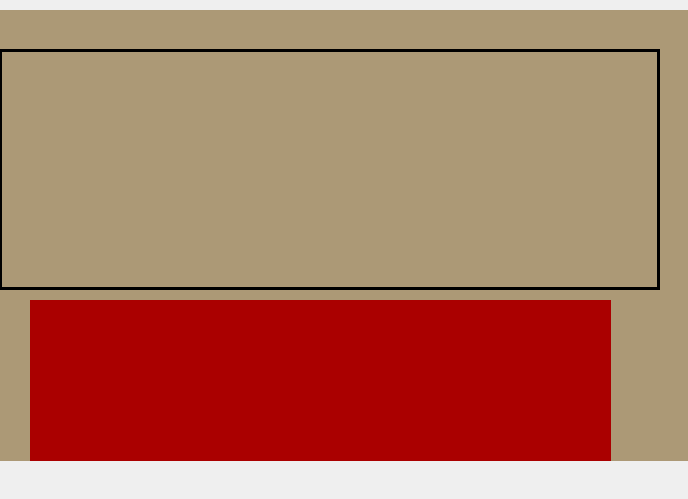
<?xml version="1.0" encoding="UTF-8"?>
<ui version="4.0">
 <class>Statistiques</class>
 <widget class="QWidget" name="Statistiques">
  <property name="geometry">
   <rect>
    <x>0</x>
    <y>0</y>
    <width>688</width>
    <height>499</height>
   </rect>
  </property>
  <property name="windowTitle">
   <string>Form</string>
  </property>
  <widget class="QLabel" name="label">
   <property name="geometry">
    <rect>
     <x>-10</x>
     <y>10</y>
     <width>701</width>
     <height>451</height>
    </rect>
   </property>
   <property name="styleSheet">
    <string notr="true">*
{
background:#ac9976;
}</string>
   </property>
   <property name="text">
    <string/>
   </property>
  </widget>
  <widget class="QCustomPlot" name="widget" native="true">
   <property name="geometry">
    <rect>
     <x>-1</x>
     <y>49</y>
     <width>661</width>
     <height>241</height>
    </rect>
   </property>
   <property name="styleSheet">
    <string notr="true">*
{
border: 3px solid #000000;
}</string>
   </property>
  </widget>
  <widget class="QTableView" name="tabchambre">
   <property name="geometry">
    <rect>
     <x>30</x>
     <y>300</y>
     <width>581</width>
     <height>161</height>
    </rect>
   </property>
   <property name="styleSheet">
    <string notr="true">QWidget {
    background-color: #aa0000;
    color: #fffff8;
}
QTableView{border: 6px solid #aa0000; /*other code about padding background stc*/ ;}
QHeaderView::section {
    background-color: #aaaa7f;
    padding: 4px;
    border: 1px solid #fffff8;
    font-size: 8pt;
}

QTableWidget {
    gridline-color: #ff4842;
    font-size: 9pt;
}

QTableWidget QTableCornerButton::section {
    background-color: #ff4842;
    border: 1px solid #fffff8;
}</string>
   </property>
  </widget>
 </widget>
 <customwidgets>
  <customwidget>
   <class>QCustomPlot</class>
   <extends>QWidget</extends>
   <header location="global">qcustomplot.h</header>
   <container>1</container>
  </customwidget>
 </customwidgets>
 <resources/>
 <connections/>
</ui>
